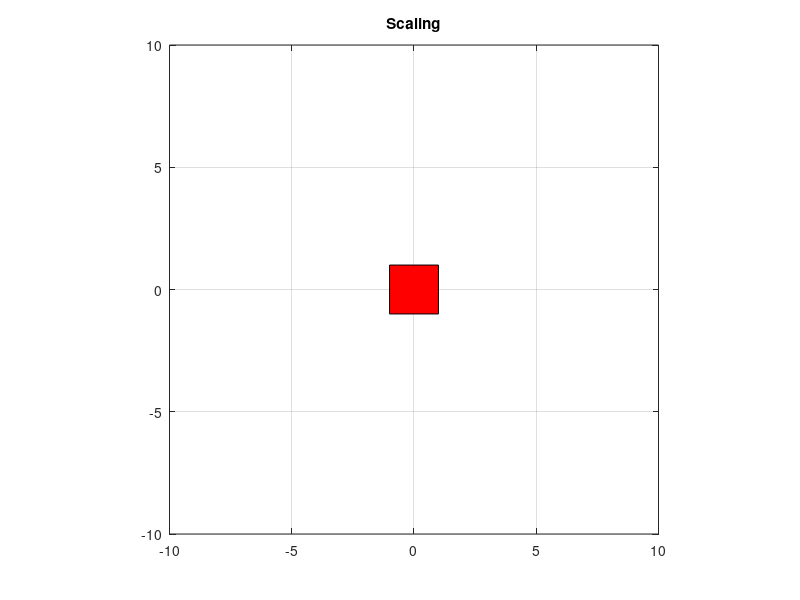

This chart was generated by the following MATLAB code: (Note: this script raises an error after producing the figure.)
% Biweekly 3 Question 2
% Authors: Leonard Chan, John Maloney
% Section 74 Group 7

clc; % Clear command line
clear; % Clears all variables from the workspace

%% Create 2D Shape

hold off; % Clear plot before each plot command

% The following lines initialize vectors containing the vertices of a
% 2 by 2 square centered at 0,0 and then display the square
x_vertices = [-1, -1, 1, 1]; % The x coordinates of the square's vertices 
y_vertices = [-1, 1, 1, -1]; % The y coordinates of the square's vertices

fill(x_vertices, y_vertices,'r'); % Display a red square on the plot

grid on; % Display gridlines
axis([-10, 10, -10, 10]); % Set axis limits
axis square; % Forces the plot to display axes of equal length
title('2D Animation Demo'); % Display a title message

pause(1); % Wait 1 second without doing anything to the square

%% Translation

% This loop moves the square in a circle of radius 1 centered at (-1,0)
% It iterates 100 times using an angle t between 0 and 2 pi as the loop
% variable
for t = pi/100:2*pi/100:2*pi
    % Calculate the new center of the square using the parametric equations
    % of the circle
    x_translation = cos(t) - 1; % The x coordinate of the center
    y_translation = sin(t); % The y coordinate of the center
    
    % Calculate the new x and y vertex positions by adding the coordinates
    % of the center
    x_vertices_new = x_vertices + x_translation; % New x position of the vertices
    y_vertices_new = y_vertices + y_translation; % New y position of the vertices
    
    fill(x_vertices_new, y_vertices_new,'r'); % Draw the translated square
    
    axis([-10, 10, -10, 10]); % Set axis limits
    axis square; % Forces the plot to display axes of equal length
    grid on; % Displays gridlines
    title('Translating'); % Displays the title
    
    drawnow; % Forces matlab to display the plot
    pause(.01); % Wait breifly before executing the next iteration
end

%% Scaling

% This loop scales the square by a factor that varies between 1 and 2
% The scale factor is determined by a sin function
% The loop iterates 100 times using a value between 0 and pi as the loop
% variable
for t = pi/100:pi/100:pi
    scale_factor = sin(t) + 1; % Calculate the scaling factor
    
    % Calculate the new vertex positions determined by multiplying the 
    % original vertex positions by the scale factor
    x_vertices_new = scale_factor*x_vertices; % Scaled x vertices
    y_vertices_new = scale_factor*y_vertices; % Scaled y vertices
    
    % Display the scaled square in red
    fill(x_vertices_new, y_vertices_new,'r');
    
    grid on; % Display gridlines
    axis([-10, 10, -10, 10]); % Set axis
    axis square; % Forces the plot to display axes of equal length
    title('Scaling'); % Display the title
    
    drawnow; % Forces matlab to draw the plot
    pause(.01); % Waits breifly before executing the next iteration
end

%% Rotation
syms theta % A symbolic variable representing the angle to rotate by

% Initialize the rotation matrix using the 
rot_matrix = [  cos(theta),-sin(theta); ...
                sin(theta), cos(theta);];
            
% Initialize a symbolic function to allow multiplication by the rotation
% matrix using a simple function call
rot = symfun(rot_matrix, theta);

% This loop rotates the square through one full rotation. It executes 100
% times using a loop variable i that goes from 0 to 2 pi
for i = 2*pi/100:2*pi/100:2*pi
    % Declare empty vectors to contain the new vertices of the square
    x_vertices_new = zeros(1,4); % New x vertex positions
    y_vertices_new = zeros(1,4); % New y vertex positions
    
    % This loops calculates each vertex by multiplying the rotation matrix 
    % by each a column vector for each xy pair 
    for j = 1:length(x_vertices)
        % Rotate the vertex about the center by an angle i
        xy_prime = rot(i)*[x_vertices(j); ...
                           y_vertices(j)];
                       
        x_vertices_new(j) = xy_prime(1); % New x vertex position
        y_vertices_new(j) = xy_prime(2); % New y vertex position
    end
    
    % Display the rotated square
    fill(x_vertices_new, y_vertices_new, 'r');
    
    grid on; % Display gridlines
    axis([-10, 10, -10, 10]); % Sets the axis limits
    axis square; % Forces the plot to display axes of equal length 
    title('Rotating'); % Display the title;
    
    drawnow; % Forces matlab to display the plot
    pause(.01); % Wait breifly before executing the next iteration
end

%% All together now!

for i = 2*pi/100:2*pi/100:2*pi
    x_vertices_new = zeros(1,4); % New x vertex positions
    y_vertices_new = zeros(1,4); % New y vertex positions
    
    % This loops calculates each vertex by multiplying the rotation matrix 
    % by each a column vector for each xy pair 
    for j = 1:length(x_vertices)
        % Rotate the vertex about the center by an angle i
        xy_prime = rot(i)*[x_vertices(j); ...
                           y_vertices(j)];
                       
        x_vertices_new(j) = xy_prime(1); % New x vertex position
        y_vertices_new(j) = xy_prime(2); % New y vertex position
    end
    
    % Calculate the new scaling factor using the loop variable. The scaling
    % factor varies from 1 to 2
    scale_factor = sin(i/2) + 1;
    
    % Scale by multiplying the vertex vectors by the scale factor
    x_vertices_new = scale_factor*x_vertices_new; % New scaled x vertices
    y_vertices_new = scale_factor*y_vertices_new; % New scaled y vertices
    
    % Translate the circle around a circle of radius 3 centered at (-3,0)
    center_x = 3*(cos(i) - 1); % New x position of the center of the square
    center_y = 3*sin(i); % New y position of the center of the square
    
    % Move the center of the square to the coordinates of the center
    x_vertices_new = x_vertices_new + center_x; % The translated x value
    y_vertices_new = y_vertices_new + center_y; % The translated y value
    
    % Change the color as the square moves. The color cycles sinusoidally
    % from red to purple to blue to green to yellow.
    color = [1-sin(i/2), .5-.5*cos(i/2), sin(i/2)];
    
    % Display the colored, scaled, translated, rotated square
    fill(x_vertices_new, y_vertices_new, color);
    
    grid on; % Show gridlines
    axis([-10 10 -10 10]); % Set the axis limits
    axis square; % Forces the plot to display axes of equal length
    title('All together now!'); % Display a title
    
    drawnow; % Force matlab to draw the plot
    pause(.01); % Pause breifly before executing the next iteration
end

%% The End
title('That''s all folks'); % The end
pause(3); % Wait 3 seconds
close; % Close the plot
